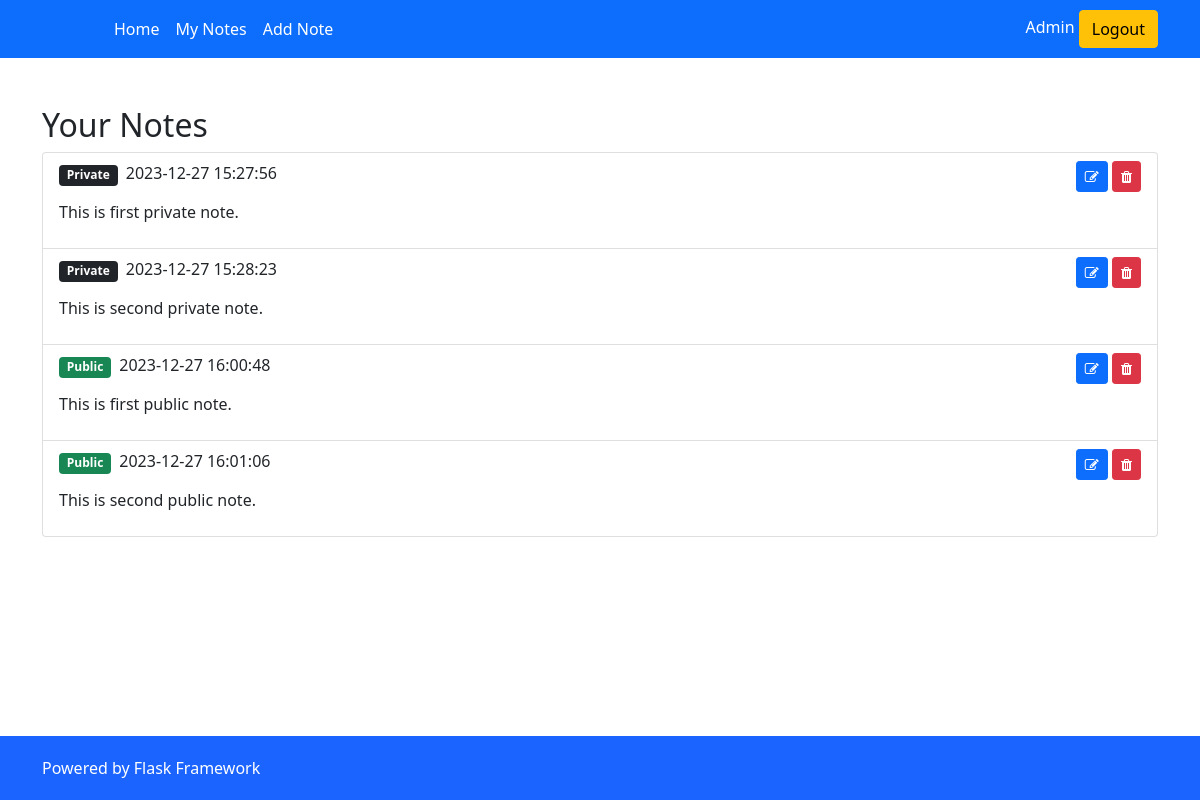
The page /all-notes (signed in) on the database its author committed.
### website/models.py (models this page shows, shortened)
class User(Base, UserMixin):
    __tablename__ = "user"
    id: Mapped[int] = mapped_column(Integer, primary_key=True)
    email: Mapped[str] = mapped_column(String(150), unique=True, nullable=False)
    password: Mapped[str] = mapped_column(String(150), nullable=False)
    first_name: Mapped[str] = mapped_column(String(150), nullable=False)
    notes: Mapped[list["Note"]] = relationship(back_populates="user")

class Note(Base):
    __tablename__ = "note"
    id: Mapped[int] = mapped_column(Integer, primary_key=True)
    text: Mapped[str] = mapped_column(String(10000))
    date: Mapped[datetime] = mapped_column(DateTime(timezone=True), default=func.now())
    user_id: Mapped[int] = mapped_column(ForeignKey("user.id"))
    is_public: Mapped[bool] = mapped_column(Boolean, default=False)
    user: Mapped["User"] = relationship(back_populates="notes")

### website/views.py (the view)
@views.route("/all-notes")
@login_required
def all_notes():
    return render_template("note/all_notes.html")

### website/__init__.py (called while the page is built)
def create_app():
    app = Flask(__name__)
    app.config[
        "SECRET_KEY"
    ] = "28287392a914eb5da6e212122c9d1167851427b8320eb151dff2af68bb63c730"
    app.config["SQLALCHEMY_DATABASE_URI"] = SQLALCHEMY_DATABASE_URL
    app.register_blueprint(views, url_prefix="/")
    app.register_blueprint(auth, url_prefix="/")
    init_db()
    @app.teardown_appcontext
    def shutdown_session(exception=None):
        db_session.remove()
    login_manager = LoginManager()
    login_manager.login_view = "auth.login"
    login_manager.init_app(app)
    @login_manager.user_loader
    def load_user(id):
        return db_session.get(User, int(id))
    return app

### website/templates/note/all_notes.html (shortened to what this page needs)
{% extends "base.html" %}
{% block content %}
<h2>Your Notes</h2>
<ul class="list-group" id="notes">
    {% if current_user.notes %}
    {% for note in current_user.notes %}
    <li class="list-group-item">
        <div class="d-flex justify-content-between">
            <div>
                {% if note.is_public %}
                <span class="badge bg-success me-1">Public</span>
                {% else %}
                <span class="badge bg-dark me-1">Private</span>
                {% endif %}
                <span class="note-date">{{ note.date }}</span>
            </div>
            <div>
                <button class="btn btn-primary btn-sm" type="button" data-placement="top" title="Edit" onclick="editNote('{{ note.id }}')"><i class="fa fa-edit"></i></button>
                <button class="btn btn-danger btn-sm" type="button" data-placement="top" title="Delete" onclick="deleteNote('{{ note.id }}')"><i class="fa fa-trash"></i></button>
            </div>
        </div>
        <p class="mt-2">{{ note.text }}</p>
    </li>
    {% endfor %}
    {% else %}
    <p>You don't have any notes yet.</p>
    {% endif %}
</ul>
{% endblock %}

### website/templates/base.html (shortened to what this page needs)
<!DOCTYPE html>
<html>
<head>
    <link rel="stylesheet" type="text/css" href="{{ url_for('static', filename='master/css/style.css') }}">
    <link rel="stylesheet" type="text/css" href="{{ url_for('static', filename='master/css/fontawesome.min.css') }}">
    <link rel="stylesheet" type="text/css" href="{{ url_for('static', filename='bootstrap/css/bootstrap.min.css') }}">
</head>
<body>
    <header class="bg-primary text-white">
        <div class="container">
            <nav class="navbar navbar-expand-lg navbar-dark bg-primary">
                <a href="#" class="navbar-brand d-flex align-items-center mb-2 mb-lg-0 text-white text-decoration-none">
                    <svg class="bi me-2" width="40" height="32" role="img" aria-label="Bootstrap">
                        <use xlink:href="#bootstrap"></use>
                    </svg>
                </a>
                <div class="collapse navbar-collapse" id="navbarContent">
                    <ul class="navbar-nav me-auto mb-2 mb-lg-0">
                        <li class="nav-item"><a href="{{ url_for('views.index') }}"
                                class="nav-link px-2 text-white">Home</a></li>
                        {% if current_user.is_authenticated %}
                        <li class="nav-item"><a href="{{ url_for('views.all_notes') }}"
                                class="nav-link px-2 text-white">My Notes
                            </a></li>
                        <li class="nav-item"><a href="{{ url_for('views.create_note') }}"
                                class="nav-link px-2 text-white">Add
                                Note</a></li>
                        {% endif %}
                    </ul>
                    <div>
                        {% if current_user.is_authenticated %}
                        <span>{{ current_user.first_name }}</span>
                        <a class="btn btn-warning" href="{{ url_for('auth.logout') }}">Logout</a>
                        {% else %}
                        <span>Guest</span>
                        <a class="btn btn-warning" href="{{ url_for('auth.login') }}">Login</a>
                        {% endif %}
                    </div>
                </div>
            </nav>
        </div>
    </header>
    <main class="container mt-5">
        {% block content %}
        {% endblock %}
    </main>
    <footer>
        <div class="container text-white">
            Powered by Flask Framework
        </div>
    </footer>
</body>
</html>

### website/static/master/css/style.css (style rules this page uses)
html, body { font-family: Arial, "Times New Roman", Helvetica, sans-serif; }
body { margin: 0, 20px; min-height: 100vh; display: flex; flex-direction: column; }
footer { margin-top: auto; background-color: #1c64ff; padding-top: 20px; padding-bottom: 20px; padding: auto; }

### rows shown on the page
User: first_name "Admin"
Note: is_public "Private", date "2023-12-27 15:27:56", text "This is first private note."
Note: is_public "Private", date "2023-12-27 15:28:23", text "This is second private note."
Note: is_public "Public", date "2023-12-27 16:00:48", text "This is first public note."
Note: is_public "Public", date "2023-12-27 16:01:06", text "This is second public note."
